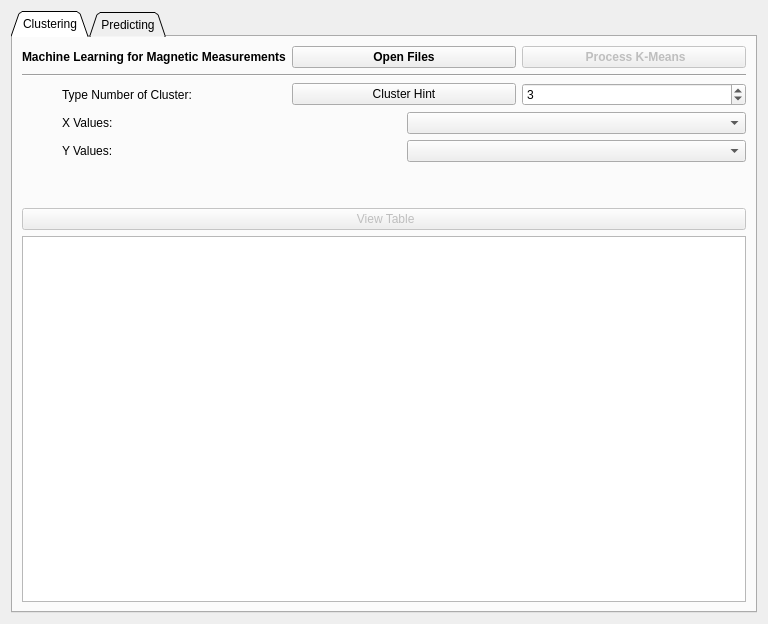
<?xml version="1.0" encoding="UTF-8"?>
<ui version="4.0">
 <class>Machine_Learn_Interface</class>
 <widget class="QWidget" name="Machine_Learn_Interface">
  <property name="geometry">
   <rect>
    <x>0</x>
    <y>0</y>
    <width>768</width>
    <height>624</height>
   </rect>
  </property>
  <property name="sizePolicy">
   <sizepolicy hsizetype="Preferred" vsizetype="Preferred">
    <horstretch>0</horstretch>
    <verstretch>0</verstretch>
   </sizepolicy>
  </property>
  <property name="windowTitle">
   <string>Machine Learn Interface</string>
  </property>
  <property name="windowIcon">
   <iconset resource="resource_ml.qrc">
    <normaloff>:/images/resource/cropped-Brain-Tool-Icon-2.png</normaloff>:/images/resource/cropped-Brain-Tool-Icon-2.png</iconset>
  </property>
  <layout class="QGridLayout" name="gridLayout_2">
   <item row="1" column="0">
    <widget class="QTabWidget" name="tabWidget">
     <property name="tabShape">
      <enum>QTabWidget::Triangular</enum>
     </property>
     <property name="currentIndex">
      <number>0</number>
     </property>
     <widget class="QWidget" name="Tab">
      <attribute name="title">
       <string>Clustering</string>
      </attribute>
      <layout class="QVBoxLayout" name="verticalLayout_3">
       <item>
        <layout class="QVBoxLayout" name="verticalLayout_2">
         <item>
          <layout class="QVBoxLayout" name="verticalLayout">
           <item>
            <layout class="QHBoxLayout" name="horizontalLayout_2">
             <item>
              <widget class="QLabel" name="label">
               <property name="font">
                <font>
                 <pointsize>9</pointsize>
                 <weight>75</weight>
                 <italic>false</italic>
                 <bold>true</bold>
                </font>
               </property>
               <property name="text">
                <string>Machine Learning for Magnetic Measurements</string>
               </property>
              </widget>
             </item>
             <item>
              <widget class="QPushButton" name="pb_openfiles">
               <property name="font">
                <font>
                 <weight>75</weight>
                 <bold>true</bold>
                </font>
               </property>
               <property name="text">
                <string>Open Files</string>
               </property>
               <property name="icon">
                <iconset resource="resource_ml.qrc">
                 <normaloff>:/images/resource/file_add.png</normaloff>:/images/resource/file_add.png</iconset>
               </property>
              </widget>
             </item>
             <item>
              <widget class="QPushButton" name="pb_kmeans">
               <property name="enabled">
                <bool>false</bool>
               </property>
               <property name="font">
                <font>
                 <weight>75</weight>
                 <bold>true</bold>
                </font>
               </property>
               <property name="text">
                <string> Process K-Means</string>
               </property>
               <property name="icon">
                <iconset resource="resource_ml.qrc">
                 <normaloff>:/images/resource/cluster.png</normaloff>:/images/resource/cluster.png</iconset>
               </property>
              </widget>
             </item>
            </layout>
           </item>
           <item>
            <widget class="Line" name="line">
             <property name="orientation">
              <enum>Qt::Horizontal</enum>
             </property>
            </widget>
           </item>
           <item>
            <layout class="QHBoxLayout" name="horizontalLayout">
             <item>
              <spacer name="horizontalSpacer_2">
               <property name="orientation">
                <enum>Qt::Horizontal</enum>
               </property>
               <property name="sizeType">
                <enum>QSizePolicy::Preferred</enum>
               </property>
               <property name="sizeHint" stdset="0">
                <size>
                 <width>40</width>
                 <height>20</height>
                </size>
               </property>
              </spacer>
             </item>
             <item>
              <widget class="QLabel" name="label_2">
               <property name="text">
                <string>Type Number of Cluster:</string>
               </property>
              </widget>
             </item>
             <item>
              <widget class="QPushButton" name="pb_cluster_hint">
               <property name="text">
                <string>Cluster Hint</string>
               </property>
               <property name="icon">
                <iconset resource="resource_ml.qrc">
                 <normaloff>:/images/resource/Magic-512.png</normaloff>:/images/resource/Magic-512.png</iconset>
               </property>
               <property name="iconSize">
                <size>
                 <width>18</width>
                 <height>18</height>
                </size>
               </property>
              </widget>
             </item>
             <item>
              <widget class="QSpinBox" name="sb_cluster_number">
               <property name="value">
                <number>3</number>
               </property>
              </widget>
             </item>
            </layout>
           </item>
          </layout>
         </item>
         <item>
          <layout class="QGridLayout" name="gridLayout">
           <item row="3" column="0">
            <spacer name="horizontalSpacer_4">
             <property name="orientation">
              <enum>Qt::Horizontal</enum>
             </property>
             <property name="sizeType">
              <enum>QSizePolicy::Preferred</enum>
             </property>
             <property name="sizeHint" stdset="0">
              <size>
               <width>40</width>
               <height>20</height>
              </size>
             </property>
            </spacer>
           </item>
           <item row="1" column="0">
            <spacer name="horizontalSpacer_3">
             <property name="orientation">
              <enum>Qt::Horizontal</enum>
             </property>
             <property name="sizeType">
              <enum>QSizePolicy::Preferred</enum>
             </property>
             <property name="sizeHint" stdset="0">
              <size>
               <width>40</width>
               <height>20</height>
              </size>
             </property>
            </spacer>
           </item>
           <item row="0" column="2">
            <widget class="QComboBox" name="cb_x_values"/>
           </item>
           <item row="0" column="1">
            <widget class="QLabel" name="label_3">
             <property name="text">
              <string>X Values:</string>
             </property>
            </widget>
           </item>
           <item row="1" column="2">
            <widget class="QComboBox" name="cb_y_values"/>
           </item>
           <item row="1" column="1">
            <widget class="QLabel" name="label_4">
             <property name="text">
              <string>Y Values:</string>
             </property>
            </widget>
           </item>
           <item row="0" column="0">
            <spacer name="horizontalSpacer">
             <property name="orientation">
              <enum>Qt::Horizontal</enum>
             </property>
             <property name="sizeType">
              <enum>QSizePolicy::Preferred</enum>
             </property>
             <property name="sizeHint" stdset="0">
              <size>
               <width>40</width>
               <height>20</height>
              </size>
             </property>
            </spacer>
           </item>
           <item row="3" column="2">
            <spacer name="verticalSpacer">
             <property name="orientation">
              <enum>Qt::Vertical</enum>
             </property>
             <property name="sizeType">
              <enum>QSizePolicy::Preferred</enum>
             </property>
             <property name="sizeHint" stdset="0">
              <size>
               <width>20</width>
               <height>40</height>
              </size>
             </property>
            </spacer>
           </item>
          </layout>
         </item>
         <item>
          <widget class="QPushButton" name="pb_viewtable">
           <property name="enabled">
            <bool>false</bool>
           </property>
           <property name="sizePolicy">
            <sizepolicy hsizetype="Preferred" vsizetype="Preferred">
             <horstretch>0</horstretch>
             <verstretch>0</verstretch>
            </sizepolicy>
           </property>
           <property name="text">
            <string> View Table</string>
           </property>
           <property name="icon">
            <iconset resource="resource_ml.qrc">
             <normaloff>:/images/resource/table.png</normaloff>:/images/resource/table.png</iconset>
           </property>
          </widget>
         </item>
         <item>
          <widget class="PlotWidget" name="graphicsView">
           <property name="backgroundBrush">
            <brush brushstyle="NoBrush">
             <color alpha="255">
              <red>255</red>
              <green>255</green>
              <blue>255</blue>
             </color>
            </brush>
           </property>
          </widget>
         </item>
        </layout>
       </item>
      </layout>
     </widget>
     <widget class="QWidget" name="tab_2">
      <attribute name="title">
       <string>Predicting</string>
      </attribute>
     </widget>
    </widget>
   </item>
  </layout>
 </widget>
 <customwidgets>
  <customwidget>
   <class>PlotWidget</class>
   <extends>QGraphicsView</extends>
   <header>pyqtgraph</header>
  </customwidget>
 </customwidgets>
 <resources>
  <include location="resource_ml.qrc"/>
 </resources>
 <connections/>
</ui>
